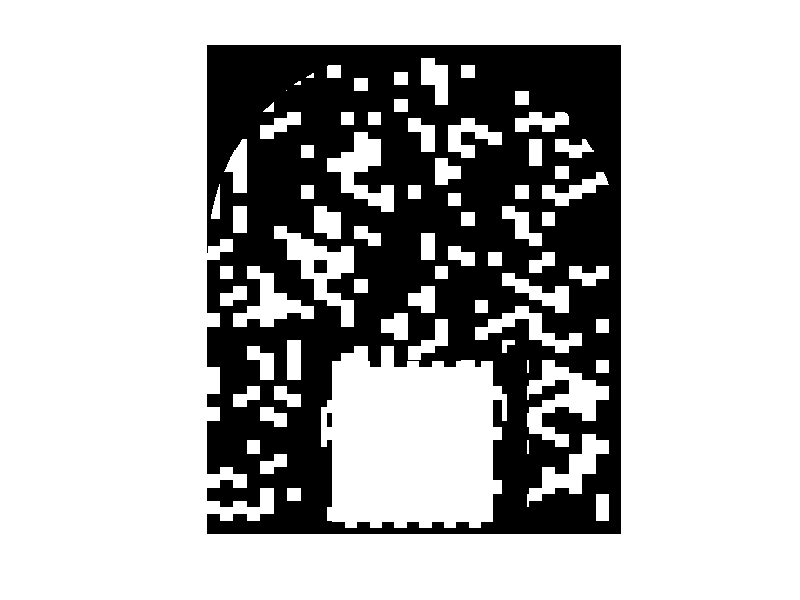

The MATLAB script that drew this image: (Note: this script raises an error after producing the figure.)
tb = zeros(474,402);

borderValue = -1;

tb(292:end,92) = borderValue;
tb(292:end,111) = borderValue;
tb(292:end,292) = borderValue;
tb(292:end,311) = borderValue;
tb(292,92:111) = borderValue;
tb(292, 292:311) = borderValue;
tb(292:end,92:111) = borderValue;
tb(292:end, 292:311) = borderValue;

center = [202 201.5];
th = linspace( pi, 2*pi, 1000);
R = 200.5;  %or whatever radius you want
x = R*cos(th) + center(2);
y = R*sin(th) + center(1);

tb(sub2ind(size(tb),round(y)',round(x)')) = borderValue;
tb(sub2ind(size(tb),round(y)'-1,round(x)')) = borderValue;

imshow(tb)
%Zebrafish Tailbud Borders
for i = 1:size(tb,2)
    col = tb(:,i);
    j = find(col,1);
    if (j ~= 1)
        tb(1:(j-1),i) = borderValue;
    end
end

p = 0.3;
grid = zeros(size(tb));
i = 1;
cell_size = 13;
for j = 3:size(tb,1)/cell_size
    for k = 1:size(tb,2)/cell_size
        if ( rand() < p )
           dim1=0;
           if(mod(k,2)==0)
               dim1=6;
           end
           grid((j-2)*cell_size+1+dim1:(j-1)*cell_size+dim1,(k-1)*cell_size+1:k*cell_size) = i;
           i = i+1;
        end
    end
end

%Initialize Cells in Neural Tube
currcell = max(grid(:)) + 1;
for j = 3:15
    for k = 1:13
       dim1=0;
       if(mod(k,2)==0)
           dim1=6;
       end
        grid(end-12*(j-1)+1+dim1:end-12*(j-2)+dim1,111+12*k:111+12*(k+1) - 1) = currcell;
        currcell = currcell + 1;
    end
end

grid(tb == borderValue) = -1;
imshow(grid);

cells = unique(grid(:));
cells(cells < 1) = [];
for i = 1:length(cells)
    grid(grid == cells(i)) = i;
end

J_Cell_Medium = 20;
J_Cell_Cell = 40;
volume_constraint = 50;
SA_constraint = 2;
Temperature = 20;

videoWrite = 1;

if (videoWrite)
    v = VideoWriter('C:\Users\MH\Desktop\CellularPottsModel\CPM_tailbud.avi','Motion JPEG AVI');
    open(v);
end

Max_Act = 80;
lambda_Act = 4000;

A0 = 180;
L0 = 162;

p = perim(grid,[]);
p = p(p ~= -1);
newp = p;
volume = vol(grid);
newv = volume;
gca = figure(1);
% for j = 1:20
%     j
%     tailbudI = find(grid ~= borderValue);
%     randomCells = randi([1 numel(tailbudI)],[1 numel(tailbudI)]);
%     randomCells = tailbudI(randomCells);
%     [x,y] = ind2sub(size(grid),randomCells); 
% 
%     for i = 1:length(randomCells)
%         [nx, ny] = meshgrid(x(i)-1:x(i)+1, y(i)-1:y(i)+1);
%         n = [nx(:) ny(:)]; 
%         n(n(:,1) == 0 | n(:,1) == size(grid,1)+1 | n(:,2) == 0 | n(:,2) == size(grid,2)+1,:) = [];
%         inds = sub2ind(size(grid),n(:,1),n(:,2));
%         all_neighbors = grid(inds);
%         ri = randi([1 length(all_neighbors)]);
%         rand_neighbor = all_neighbors(ri);
%         ii = inds(ri);
%         if ( grid(x(i), y(i) ) ~= rand_neighbor && grid(x(i),y(i)) ~= -1 && rand_neighbor ~= -1)
%             allIs = [grid(x(i), y(i) ) rand_neighbor];
%             allIs(allIs == 0) = [];
%             Hp = sum((p(allIs)-L0).^2*SA_constraint);
%             Hv = sum((volume(allIs)-A0).^2*volume_constraint);
%             H = Hp+Hv;
%             newgrid = grid;
%             newgrid(x(i), y(i) ) = rand_neighbor;
%             prev = grid(x(i), y(i) );
%             np = perim(newgrid,[prev rand_neighbor]);
%             newp = p;
%             if (np(1) ~= -1)
%                 newp(prev) = np(1);
%             end
%             if (np(2) ~= -1)
%                 newp(rand_neighbor) = np(2);
%             end
%             newv = volume;
%             if (prev == 0)
%                 newv(rand_neighbor) = newv(rand_neighbor)+1;
%             elseif (rand_neighbor == 0)
%                 newv(prev) = newv(prev) - 1;
%             else
%                 newv(prev) = newv(prev) - 1;
%                 newv(rand_neighbor) = newv(rand_neighbor)+1;
%             end
% 
%             newH_J = H_J(newgrid, J_Cell_Cell, J_Cell_Medium, x(i), y(i));
%             oldH_J = H_J(grid, J_Cell_Cell, J_Cell_Medium, x(i), y(i));
%             newHp = sum(SA_constraint*(newp(allIs)-L0).^2);
%             newHv = sum(volume_constraint*(newv(allIs)-A0).^2);
%             newH = newHp+newHv;
%             deltaH2 = newH - H - newH_J + oldH_J;
%             if ( test_connectivity(grid, sub2ind(size(grid),x(i),y(i))) > 2)
%                 deltaH2 = deltaH2 + 3000;
%             end
%             pr2 = exp(-deltaH2/Temperature);
%             if ( pr2 > rand() )
%                 
%                 grid = newgrid;
%                 p = newp;
%                 volume = newv;
%                 H = newH;
%             end
%         end
%     end
%     if (videoWrite)
%         s1 = subplot(1,2,1);
%         g = grid;
%         g(g < 0) = 0;
%         activities = zeros(size(g));
%         activities(g > 0) = Max_Act;   
%         imshow(g/max(g(:)));
%         colormap(s1, 'colorcube');
%         s2 = subplot(1,2,2);
%         imshow(activities,[0 Max_Act]);
%         colormap(s2, 'hot');
%         colorbar
%         truesize(gca,[200 200]);
%         writeVideo(v,getframe(gca));
%     end
% end

activities = zeros(size(grid));
activities(grid > 0) = Max_Act;

for j = 1:3000
    j
    tic
    tailbudI = find(grid ~= borderValue);
    randomCells = randi([1 numel(tailbudI)],[1 numel(tailbudI)]);
    randomCells = tailbudI(randomCells);
    [x,y] = ind2sub(size(grid),randomCells); 

    for i = 1:length(randomCells)
        [nx, ny] = meshgrid(x(i)-1:x(i)+1, y(i)-1:y(i)+1);
        n = [nx(:) ny(:)]; 
        n(n(:,1) == 0 | n(:,1) == size(grid,1)+1 | n(:,2) == 0 | n(:,2) == size(grid,2)+1,:) = [];
        inds = sub2ind(size(grid),n(:,1),n(:,2));
        all_neighbors = grid(inds);
        ri = randi([1 length(all_neighbors)]);
        rand_neighbor = all_neighbors(ri);
        ii = inds(ri);
        if ( grid(x(i), y(i) ) ~= rand_neighbor && grid(x(i),y(i)) ~= -1 && rand_neighbor ~= -1 )
            allIs = [grid(x(i), y(i) ) rand_neighbor];
            allIs(allIs == 0) = [];
            Hp = sum((p(allIs)-L0).^2*SA_constraint);
            Hv = sum((volume(allIs)-A0).^2*volume_constraint);
            H = Hp+Hv;
            newgrid = grid;
            newgrid(x(i), y(i) ) = rand_neighbor;
            prev = grid(x(i), y(i) );

            newp = p;
            np = perim_mex(newgrid,[prev rand_neighbor]);
            if (np(1) ~= -1)
                newp(prev) = np(1);
            end
            if (np(2) ~= -1)
                newp(rand_neighbor) = np(2);
            end     

            newv = volume;
            if (prev == 0)
                newv(rand_neighbor) = newv(rand_neighbor)+1;
            elseif (rand_neighbor == 0)
                newv(prev) = newv(prev) - 1;
            else
                newv(prev) = newv(prev) - 1;
                newv(rand_neighbor) = newv(rand_neighbor)+1;
            end
            newH_J = H_J(newgrid, J_Cell_Cell, J_Cell_Medium, x(i), y(i));
            oldH_J = H_J(grid, J_Cell_Cell, J_Cell_Medium, x(i), y(i));
            newHp = sum(SA_constraint*(newp(allIs)-L0).^2);
            newHv = sum(volume_constraint*(newv(allIs)-A0).^2);
            newH = newHp+newHv;
            deltaH2 = newH - H - newH_J + oldH_J;
            deltaH2 = deltaH2 - lambda_Act/Max_Act * GM_diff(activities, grid, ii, sub2ind(size(grid),x(i),y(i)));
            if ( test_connectivity(grid, sub2ind(size(grid),x(i),y(i))) > 2)
                deltaH2 = deltaH2 + 3000;
            end
            pr2 = exp(-deltaH2/Temperature);
            if ( pr2 > rand() )
                if ( rand_neighbor == 0 )
                    activities(x(i), y(i)) = 0;
                elseif ( rand_neighbor ~= 0 )
                    activities(x(i),y(i)) = Max_Act;
                end
                grid = newgrid;
                p = newp;
                volume = newv;
                H = newH;
            end
        end
    end
    
    if (videoWrite)
        s1 = subplot(1,2,1);
        g = grid;
        g(g < 0) = 0;
        imshow(g/max(g(:)));
        colormap(s1, 'colorcube');
        s2 = subplot(1,2,2);
        imshow(activities,[0 Max_Act]);
        colormap(s2, 'hot');
        colorbar
        truesize(gca,[200 200]);
        writeVideo(v,getframe(gca));
    end
    
    activities(activities ~= 0) = activities(activities ~= 0) - 1;
    if ( mod(j, 50) == 0 )
        grid = padarray(grid, 18, 0, 'post');
        tb = grid;
        tb(292:end,92) = borderValue;
        tb(292:end,111) = borderValue;
        tb(292:end,292) = borderValue;
        tb(292:end,311) = borderValue;
        tb(292,92:111) = borderValue;
        tb(292, 292:311) = borderValue;
        tb(292:end,92:111) = borderValue;
        tb(292:end, 292:311) = borderValue;
        grid = tb;
        currcell = max(grid(:)) + 1;
        for k = 1:14
            dim1 = 0;
            if(mod(k, 2) == 0)
                dim1 = 6;
            end
            grid(end-18+dim1:end-6+dim1,111+12*(k-1)+6:111+12*k - 1+6) = currcell;
            currcell = currcell + 1;
        end
        
        p = perim(grid,[]);
        p = p(p ~= -1);
        newp = p;
        volume = vol(grid);
        newv = volume;
        
        activities = padarray(activities, 18, 0, 'post');
        temp_mask = zeros(size(activities));
        temp_mask(end-18:end, 111:278) = 1;
        activities(temp_mask & grid ~= 0) = Max_Act;
    end
    toc
end
if (videoWrite)
    close(v);
end